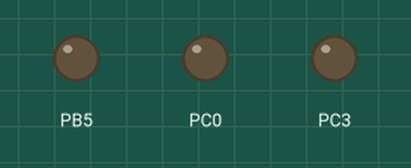
Simulated run of this program. Board: ATmega328P, built with avr-gcc and emulated at 8 MHz. Parts: output pins drawn as LEDs (lit = HIGH). Dashed ring = blinking. Sleep ends after the set time or at an interrupt; pins used as bus, display or sensor lines are not drawn.

Above: at 0.6 s.
At 3.7 s:
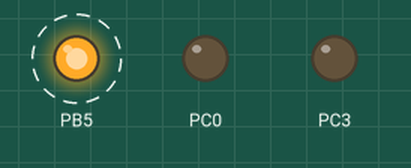
Timing chart, 0 to 4.6 s (numbered marks = the images above):
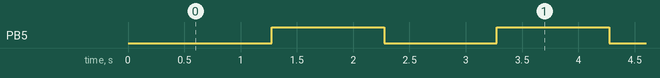

Measured:
- by itself, PB5: alternates HIGH for 1.0 s and LOW for 1.0 s

The program:

main.c
```c
/*
 * oszi-tests.c
 *
 * Created: 10.03.2018 16:22:15
 * Author : Victor
 */

#include <avr/io.h>
#include <avr/interrupt.h>
#include <avr/sleep.h>
#include <avr/wdt.h>
#include <avr/pgmspace.h>	// for constant arrays

#define F_CPU 8000000UL
#define F_CPU_MHz (F_CPU/1000000UL)
#define CONFIG_BYTE(byte,on,off) byte = ((byte & (0xFF^(off)))|on)
#define BIT(n) (1<<n)
#define DDR(x) DDR##x
#define PORT(x) PORT##x
#define PIN(x) PIN##x
#define CLK_PRECOUNT (0x0100-200)

unsigned const char SERVO_PIN[4] PROGMEM={0x01,0x02,0x04,0x08};

#define SERVO_COUNT 4
#define PRESCALER 8
#define SERVO_PERIODE (unsigned int)20000/SERVO_COUNT*F_CPU_MHz/PRESCALER
#define SERVO_CALC(servo,int16) (servo_mid_ram[servo]*F_CPU_MHz/PRESCALER+int16)

int servo_buffer[4]={1500,1500,1500,1500};
unsigned char precount=0;
unsigned int seconds=0;


void clock_inc(){ // kleine ungenaue uhr die mitläuft
	if(++precount) return;
	precount=CLK_PRECOUNT;
	seconds++;
	if(seconds%2) PORT(B)=1<<5;
	else PORT(B)=0;
}

unsigned char servo_index = 0; // index of the servo who gets signal now

unsigned int servo_mid_ram[SERVO_COUNT]={1500,1500,1500,1500};
unsigned int servo_min_ram[SERVO_COUNT];
unsigned int servo_max_ram[SERVO_COUNT];

void sleep(){
	set_sleep_mode(SLEEP_MODE_IDLE);//setup IDLE mode. only 1/4 powerconsumption
	sleep_mode();//goto sleep
}

ISR (TIMER1_COMPA_vect)
{
	PORT(C)|=SERVO_PIN[servo_index];
	OCR1B=servo_buffer[servo_index++];
	servo_index&=0x0F;
	// reset timer1
	clock_inc();
}

ISR (TIMER1_COMPB_vect)
{
	PORT(C)&=0xF0;
	// servocontrol

}
void init(){
	DDR(B)=1<<5;
	DDR(C) = 0x0F; // Servo out
	CONFIG_BYTE(TCCR1A , 0 , BIT(WGM10) | BIT(WGM11) | BIT(COM1A1) | BIT(COM1B1));// CTC Mode mode TOP determined by OCR1A //
	CONFIG_BYTE(TCCR1B , BIT(WGM12) | BIT(CS11) , BIT(CS10) | BIT(CS12) | BIT(WGM13));    // set prescaler to 1/8
	CONFIG_BYTE(TIFR1 , BIT(OCF1A) | BIT(OCF1B),0);
	CONFIG_BYTE(TIMSK1 , BIT(OCIE1A)|BIT(OCIE1B), 0);
	OCR1A = 5000;      // set count to 1500 us - 90 degree
	OCR1B = 1500;      // set count to 1500 us - 90 degree
	TCNT1 = 0;         // reset timer
	sei();
}


int main(void)
{
	init();
    /* Replace with your application code */
    while (1)
    {
		sleep();
    }
}
```
